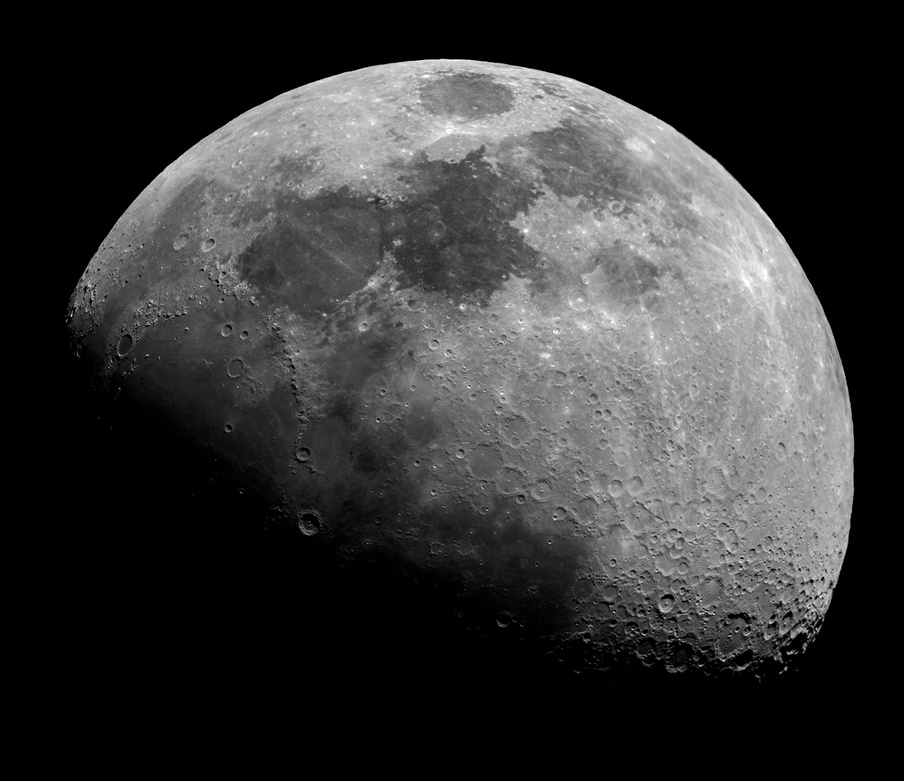
#> input picture images/moon.jpg, 904 x 781 px, shrunk from 1400 x 1209 before the run, found by its file name
$ python FilteringWithPIL.py
#> lines starting #> are read from the running program, lines starting #| are printed output that depends on the picture
from PIL import Image
from PIL import ImageFilter
from pylab import *

im0  = Image.open('images/moon.jpg')
#> im0 is the input picture: PIL image 904x781 L; min 0, max 255, mean 53.4
figure(figsize =(15,15))

subplot(3,4,1)
plt.imshow(im0)
plt.title('Original')

subplot(3,4,2)
im2 =  im0.filter(ImageFilter.CONTOUR)
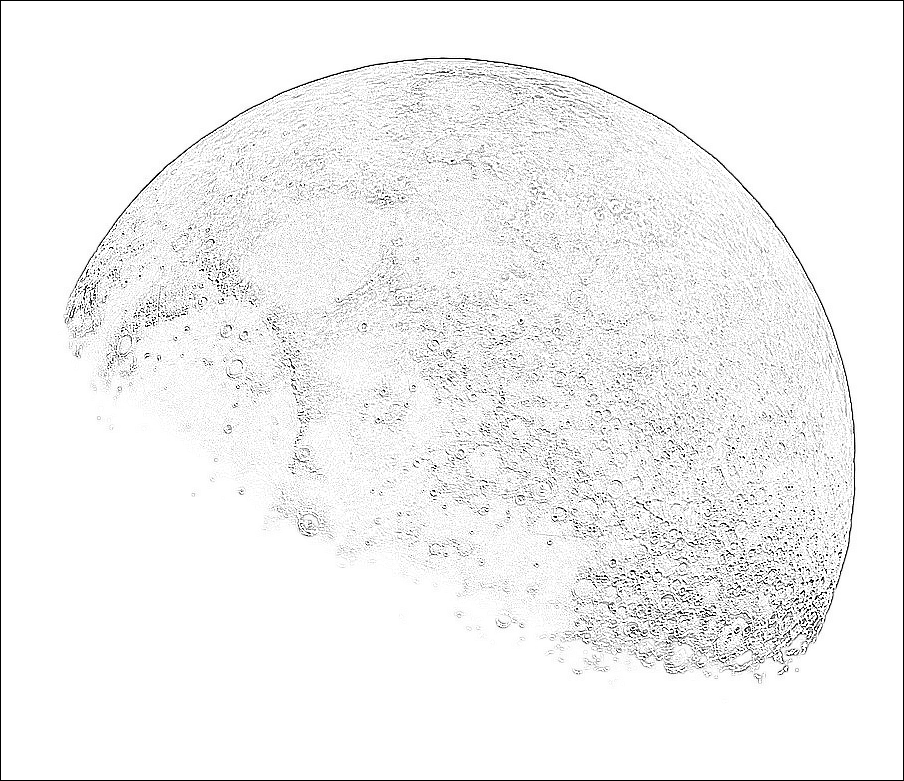
#> im2: PIL image 904x781 L; min 0, max 255, mean 242.2
plt.imshow(im2)
plt.title('Contour')

subplot(3,4,3)
im3 =  im0.filter(ImageFilter.DETAIL)
plt.imshow(im3)
plt.title('Detail')

subplot(3,4,4)
im4  = im0.filter(ImageFilter.EDGE_ENHANCE)
plt.imshow(im4)
plt.title('Edge Enhance')

subplot(3,4,5)
im5 = im0.filter(ImageFilter.EDGE_ENHANCE_MORE)
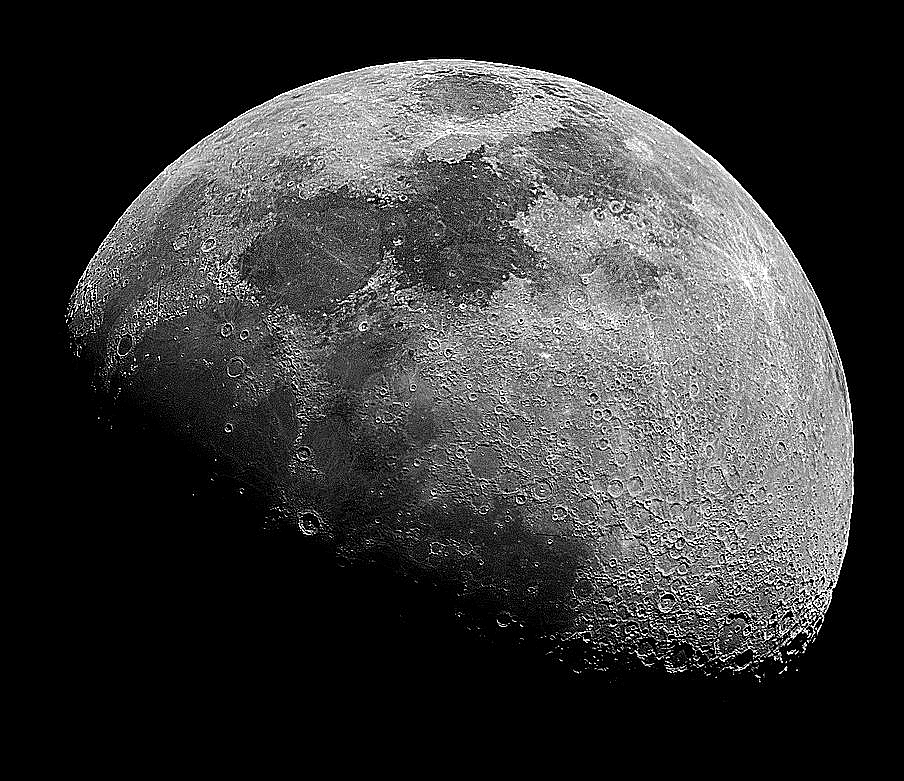
#> im5: PIL image 904x781 L; min 0, max 255, mean 54.6
plt.imshow(im5)
plt.title('Edge Enhance More')

subplot(3,4,6)
im6 = im0.filter(ImageFilter.EMBOSS)
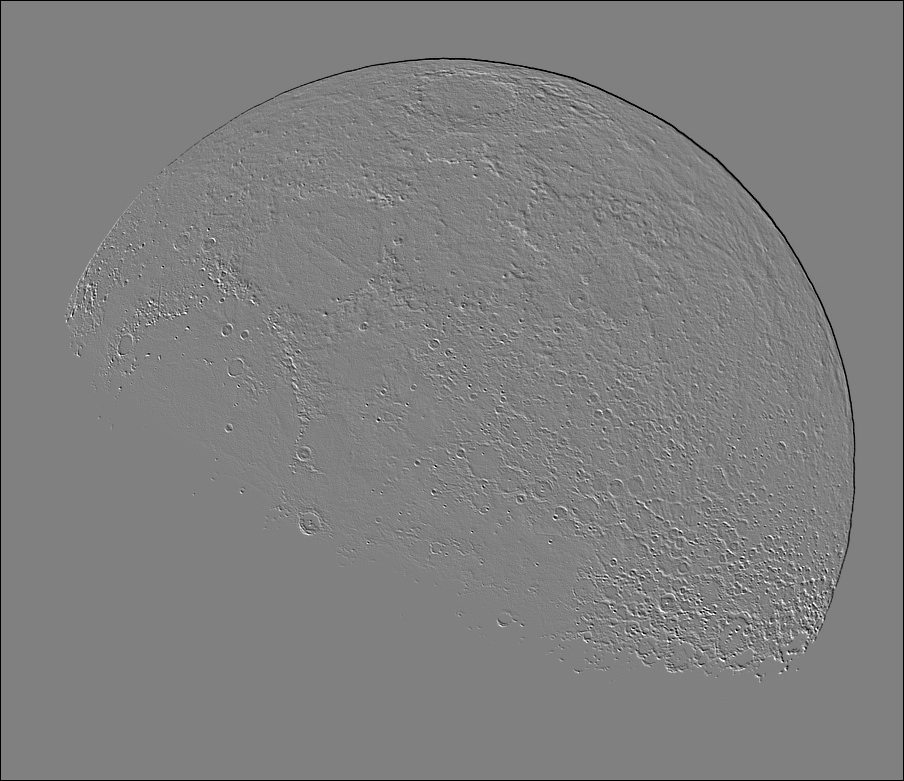
#> im6: PIL image 904x781 L; min 0, max 255, mean 127.4
plt.imshow(im6)
plt.title('Emboss')

subplot(3,4,7)
im7 =  im0.filter(ImageFilter.FIND_EDGES)
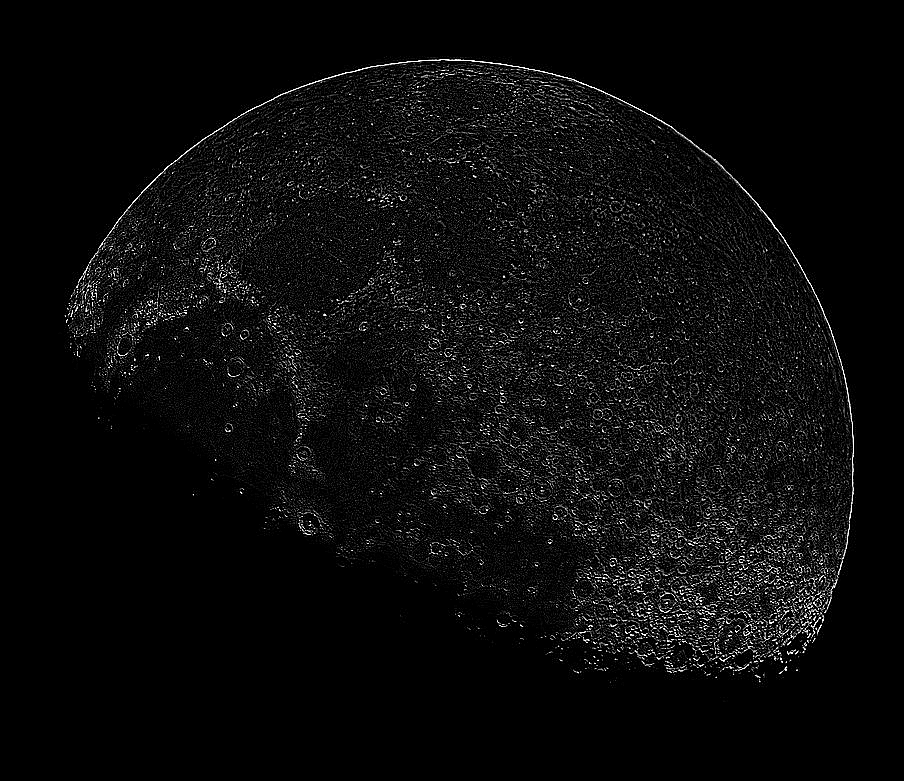
#> im7: PIL image 904x781 L; min 0, max 255, mean 11.5
plt.imshow(im7)
plt.title('Find Edges')

subplot(3,4,8)
im8 =  im0.filter(ImageFilter.SMOOTH)
plt.imshow(im8)
plt.title('Lowpass 1')

subplot(3,4,9)
im9 =  im0.filter(ImageFilter.SMOOTH_MORE)
plt.imshow(im9)
plt.title('Lowpass 2')

subplot(3,4,10)
im10 = im0.filter(ImageFilter.SHARPEN)
plt.imshow(im10)
plt.title('Sharpen')


#Custom kernels


size = (3,3)
kernel1  = [1,1,1,1,-1,1,-1,-1,-1]
ker1 =  ImageFilter.Kernel(size,kernel1,scale=None,offset =0)
subplot(3,4,11)
im11  =  im0.filter(ker1)
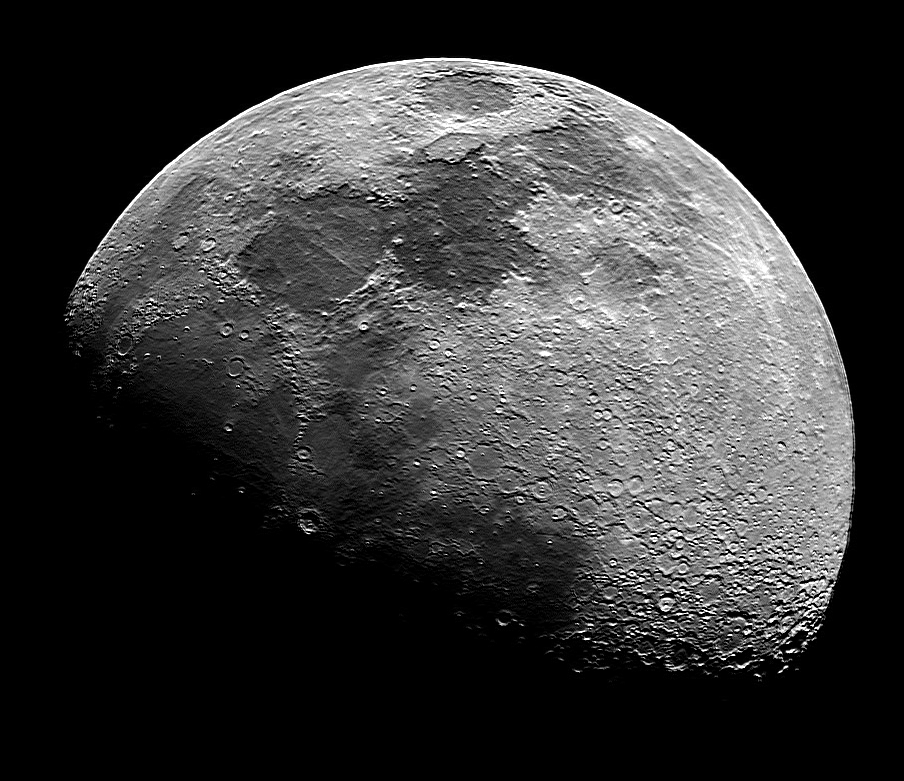
#> im11: PIL image 904x781 L; min 0, max 255, mean 53.7
plt.imshow(im11)
plt.title('Custom Filter 1')


kernel2 = [1,0,-1,1,0,-1,0,0,-1]
ker2 = ImageFilter.Kernel(size,kernel2,scale =None,offset=0)
subplot(3,5,12)
im12 =  im0.filter(ker2)
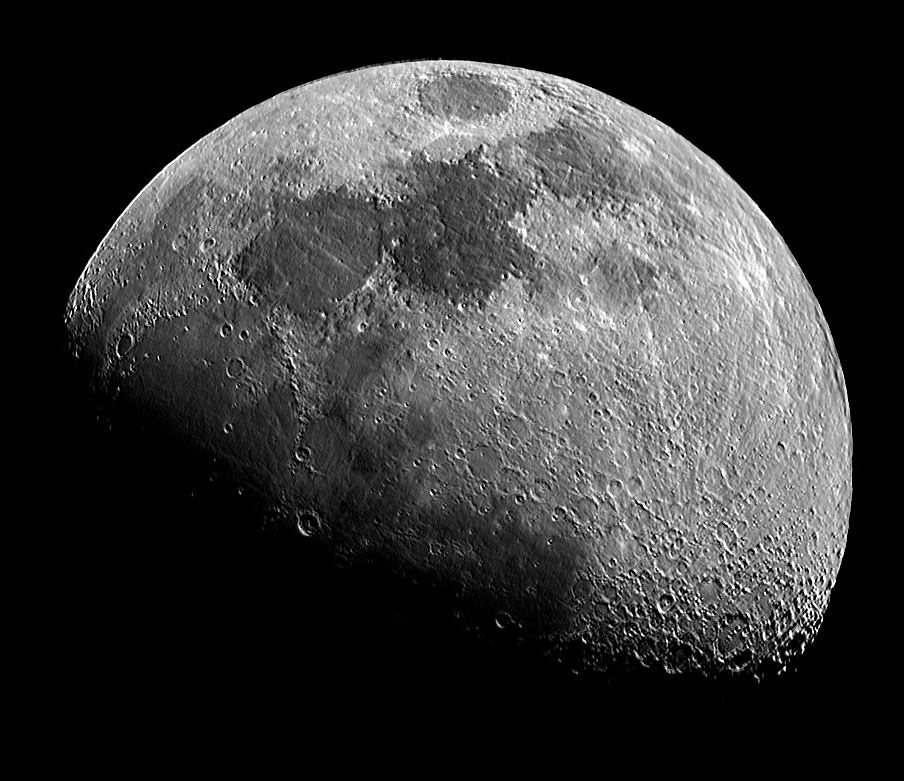
#> im12: PIL image 904x781 L; min 0, max 255, mean 54.1
plt.imshow(im12)
plt.title('Custom filter 2')

plt.show()

$ run again, with images/girlface.jpg copied over images/moon.jpg
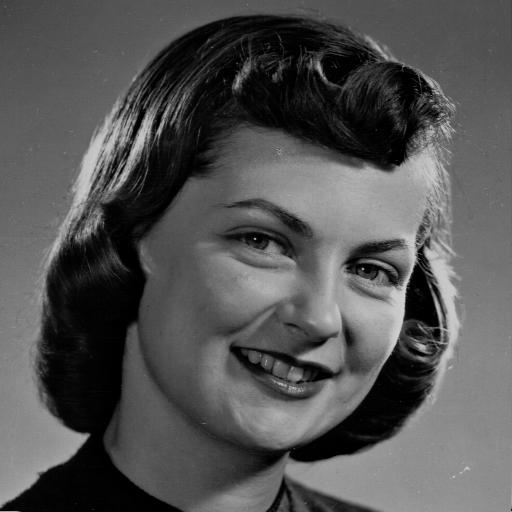
#> input picture images/girlface.jpg, 512 x 512 px, found by its file name
#> im0 is the input picture: PIL image 512x512 L; min 0, max 216, mean 83.6
#> `im7 =  im0.filter(ImageFilter.FIND_EDGES)`:
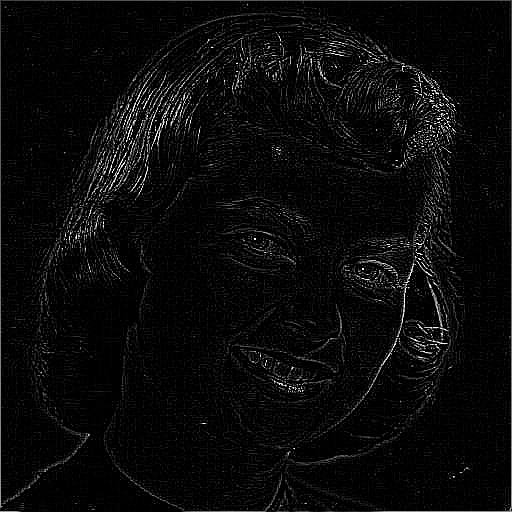
#> im7: PIL image 512x512 L; min 0, max 255, mean 10.2
#> `im12 =  im0.filter(ker2)`:
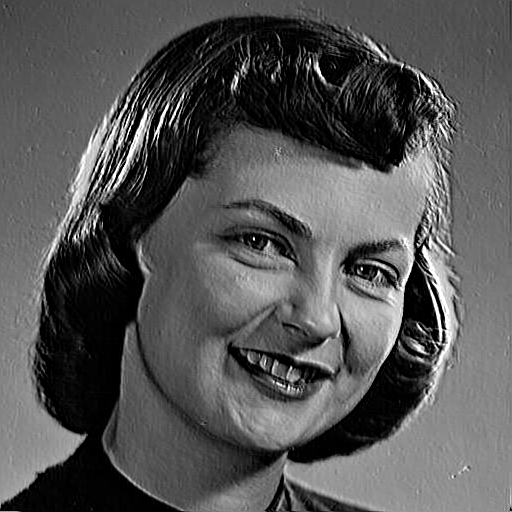
#> im12: PIL image 512x512 L; min 0, max 255, mean 85

$ run again, with images/houses.jpg copied over images/moon.jpg
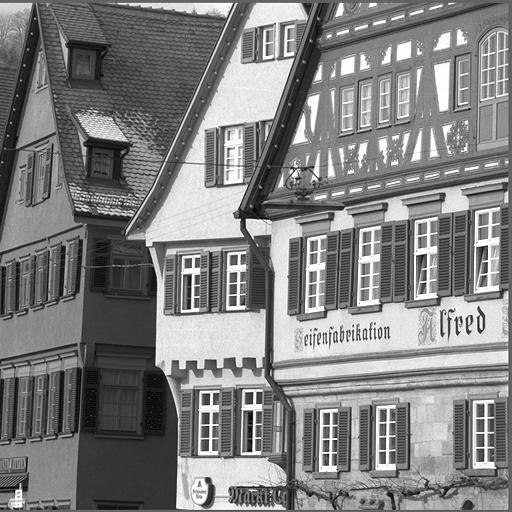
#> input picture images/houses.jpg, 512 x 512 px, found by its file name
#> im0 is the input picture: PIL image 512x512 L; min 0, max 255, mean 127.8
#> `im7 =  im0.filter(ImageFilter.FIND_EDGES)`:
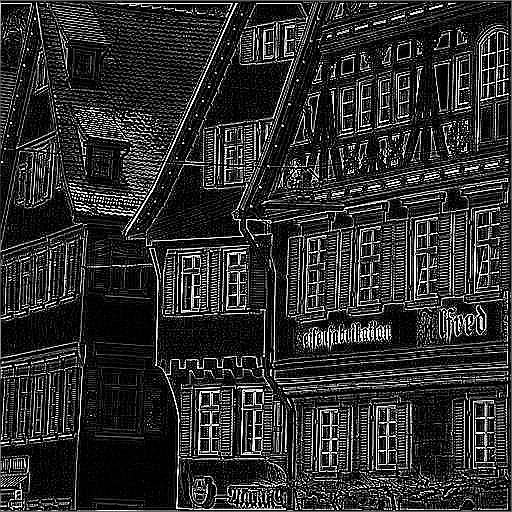
#> im7: PIL image 512x512 L; min 0, max 255, mean 45.8
#> `im12 =  im0.filter(ker2)`:
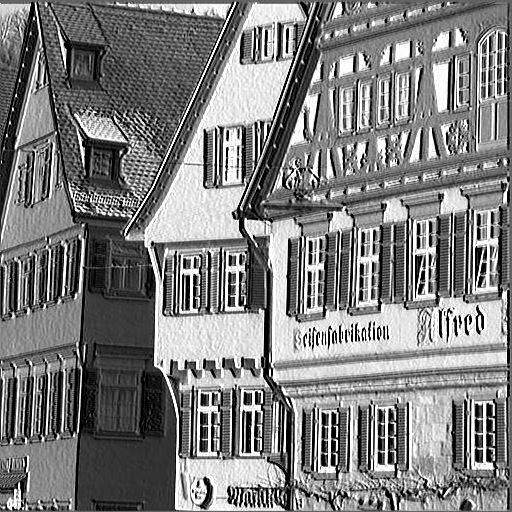
#> im12: PIL image 512x512 L; min 0, max 255, mean 125.4

$ run again, with images/Mercury.bmp saved as images/moon.jpg
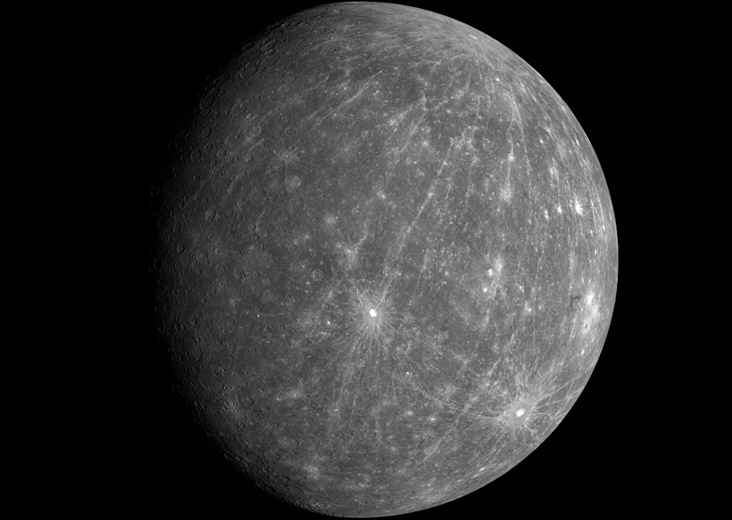
#> input picture images/Mercury.bmp, 732 x 520 px, found by its file name
#> im0 is the input picture: PIL image 732x520 RGB; min 0, max 255, mean 49.1
#> `im6 = im0.filter(ImageFilter.EMBOSS)`:
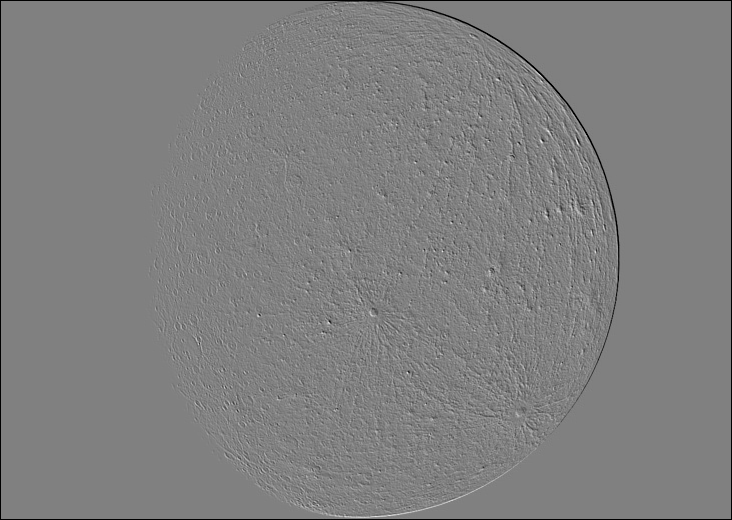
#> im6: PIL image 732x520 RGB; min 0, max 248, mean 127.2
#> `im12 =  im0.filter(ker2)`:
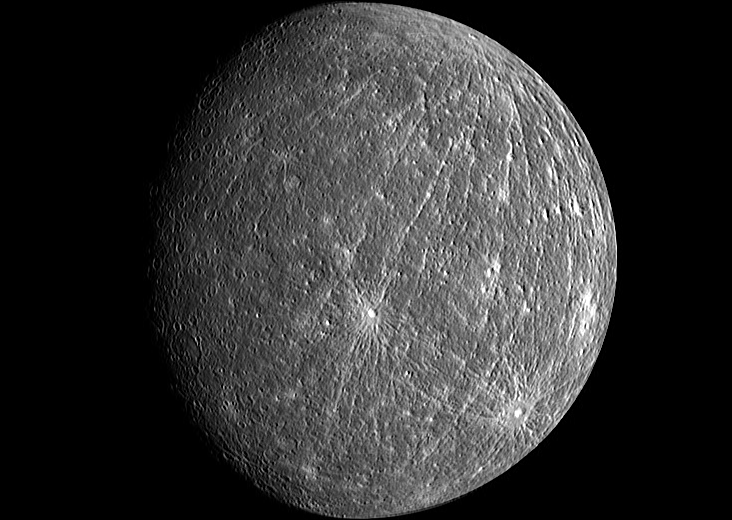
#> im12: PIL image 732x520 RGB; min 0, max 255, mean 49.7
